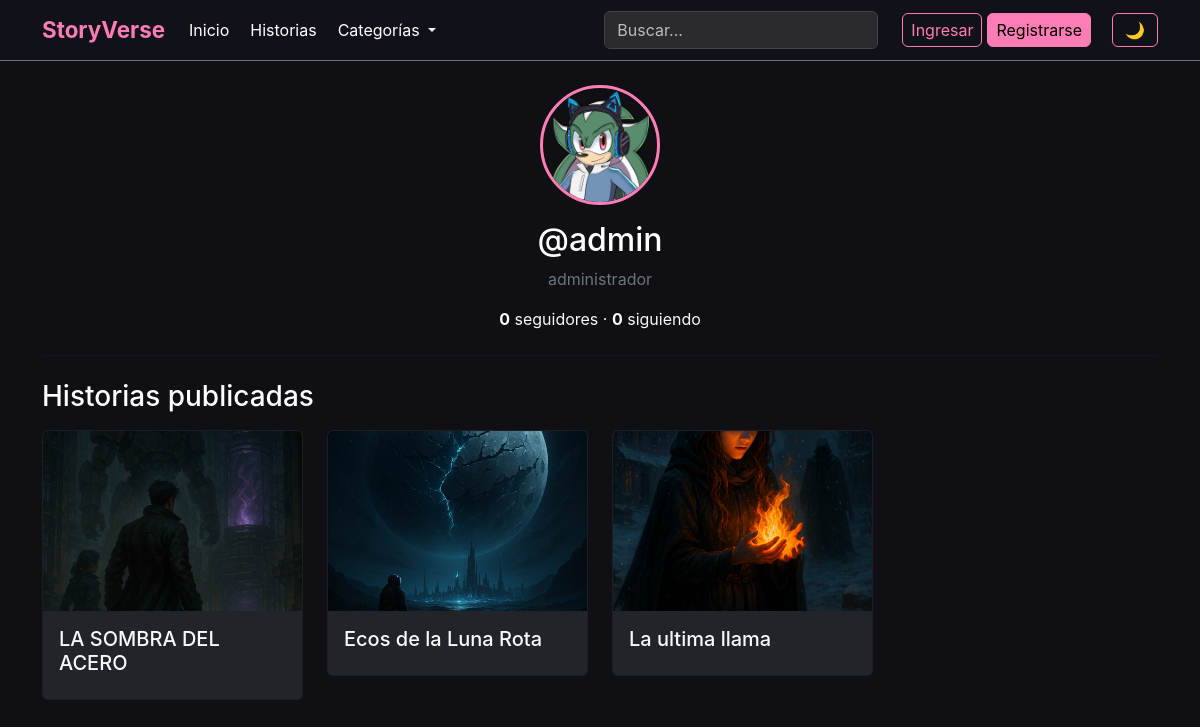
The page /usuario/admin/ on the database its author committed.
### core/models.py (models this page shows, shortened)
class Profile(models.Model):
    user = models.OneToOneField(User, on_delete=models.CASCADE, related_name="profile")
    avatar = models.ImageField(
        upload_to="avatars/",
        default="media/avatars/default.png",
        blank=True,
        null=True
    )
    bio = models.TextField(max_length=300, blank=True)
    email_verified = models.BooleanField(default=False)

class Story(models.Model):
    STATUS_CHOICES = (
        ("draft", "Borrador"),
        ("published", "Publicado"),
    )
    title = models.CharField(max_length=200)
    slug = models.SlugField(unique=True, blank=True)
    description = models.TextField()
    author = models.ForeignKey(User, on_delete=models.CASCADE)
    category = models.ForeignKey(Category, on_delete=models.SET_NULL, null=True)
    cover_image = models.ImageField(
        upload_to="covers/",
        default="covers/default_cover.jpg",
        blank=True,
        null=True
    )
    status = models.CharField(max_length=10, choices=STATUS_CHOICES, default="draft")
    views = models.PositiveIntegerField(default=0)
    created_at = models.DateTimeField(auto_now_add=True)
    class Meta:
        verbose_name = "Historia"
        verbose_name_plural = "Historias"
        ordering = ["-created_at"]

### core/views.py (the view)
def public_profile(request, username):
    user_obj = get_object_or_404(User, username=username)
    profile = user_obj.profile
    stories = user_obj.story_set.all()
    is_following = False
    if request.user.is_authenticated:
        is_following = Follow.objects.filter(
            follower=request.user,
            following=user_obj
        ).exists()
    return render(request, "core/public_profile.html", {
        "profile_user": user_obj,
        "profile": profile,
        "stories": stories,
        "is_following": is_following,
    })

### core/context_processors.py (called while the page is built)
def categories_nav(request):
    return {
        "categories_nav": Category.objects.all().order_by("name")
    }

def favorite_stories(request):
    if request.user.is_authenticated:
        fav_ids = Favorite.objects.filter(user=request.user).values_list("story_id", flat=True)
        return {"favorite_stories_ids": list(fav_ids)}
    return {"favorite_stories_ids": []}

### templates/core/public_profile.html (shortened to what this page needs)
{% extends 'core/base.html' %}
{% block content %}
<div class="text-center mt-4">
    <img src="{{ profile.avatar.url }}"
         style="width:120px;height:120px;border-radius:50%;object-fit:cover;border:3px solid #ff7db5;">
    <h2 class="mt-3">@{{ profile_user.username }}</h2>
    {% if profile.bio %}
        <p class="text-secondary">{{ profile.bio }}</p>
    {% else %}
        <p class="text-secondary">Este usuario no tiene biografía.</p>
    {% endif %}
    <p class="text-light mt-2">
        <strong>{{ profile_user.followers.count }}</strong> seguidores ·
        <strong>{{ profile_user.following.count }}</strong> siguiendo
    </p>
</div>
<hr class="my-4">
<h3>Historias publicadas</h3>
<div class="row mt-3">
    {% for story in stories %}
    <div class="col-md-3 mb-4">
        <a href="{% url 'story_detail' story.slug %}" class="text-decoration-none">
            <div class="card bg-dark text-light">
                {% if story.cover_image %}
                <img src="{{ story.cover_image.url }}" class="card-img-top"
                     style="height:180px;object-fit:cover;">
                {% endif %}
                <div class="card-body">
                    <h5 class="card-title">{{ story.title }}</h5>
                </div>
            </div>
        </a>
    </div>
    {% empty %}
    <p class="text-secondary">Este usuario aún no tiene historias publicadas.</p>
    {% endfor %}
</div>
{% endblock %}

### static/css/styles.css (style rules this page uses)
:root { --bg-color: #0f0f14; --text-color: #ffffff; --navbar-bg: #111119; --navbar-text: #ffffff; --dropdown-bg: #1c1c24; --dropdown-hover-bg: #ff7db5; --card-bg: #1a1a22; --card-border: #2a2a35; --input-bg: #1f1f2a; --border-color: #2a2a35; --hr-color: #2a2a35; --muted-text: #c7c7d3; --button-border: #ff7db5; --button-hover-bg: #ff7db5; --button-hover-text: #000; --content-bg: #ffffff; }
body { background-color: var(--bg-color); color: var(--text-color); transition: background 0.25s, color 0.25s; font-family: 'Inter', sans-serif; }
hr { border-color: var(--hr-color); }

### rows shown on the page
Profile: avatar (picture), bio "administrador"
Story: cover_image (picture), title "LA SOMBRA DEL ACERO"
Story: cover_image (picture), title "Ecos de la Luna Rota"
Story: cover_image (picture), title "La ultima llama"

### other values the page prints
{{ profile_user.username }} "admin"
{{ profile_user.followers.count }} "0"
{{ profile_user.following.count }} "0"
